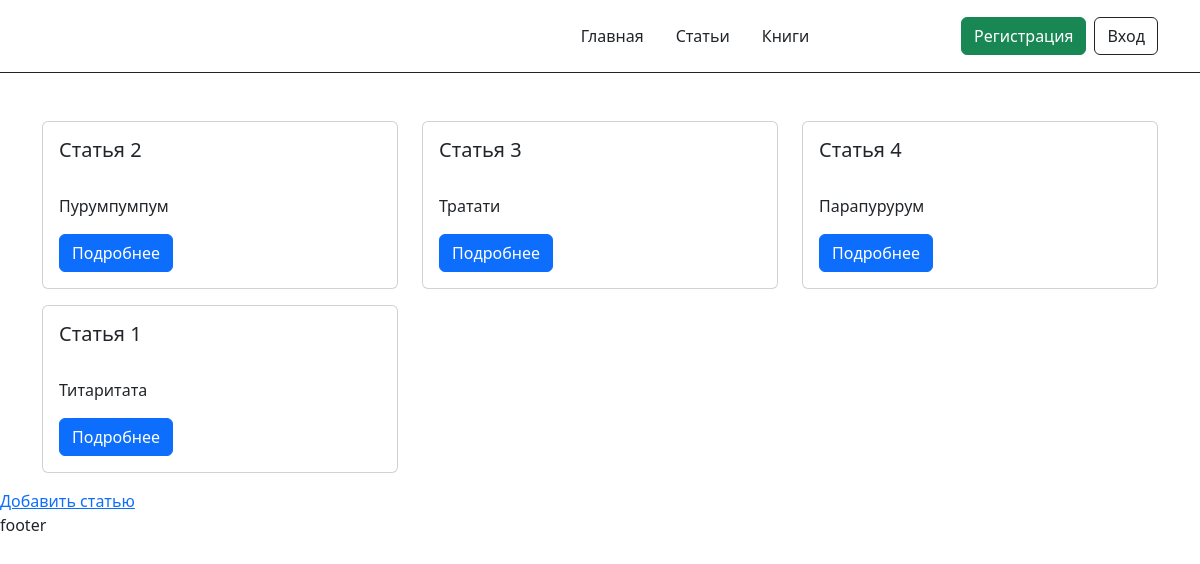
/articles/, run on an earlier commit of the app's database.
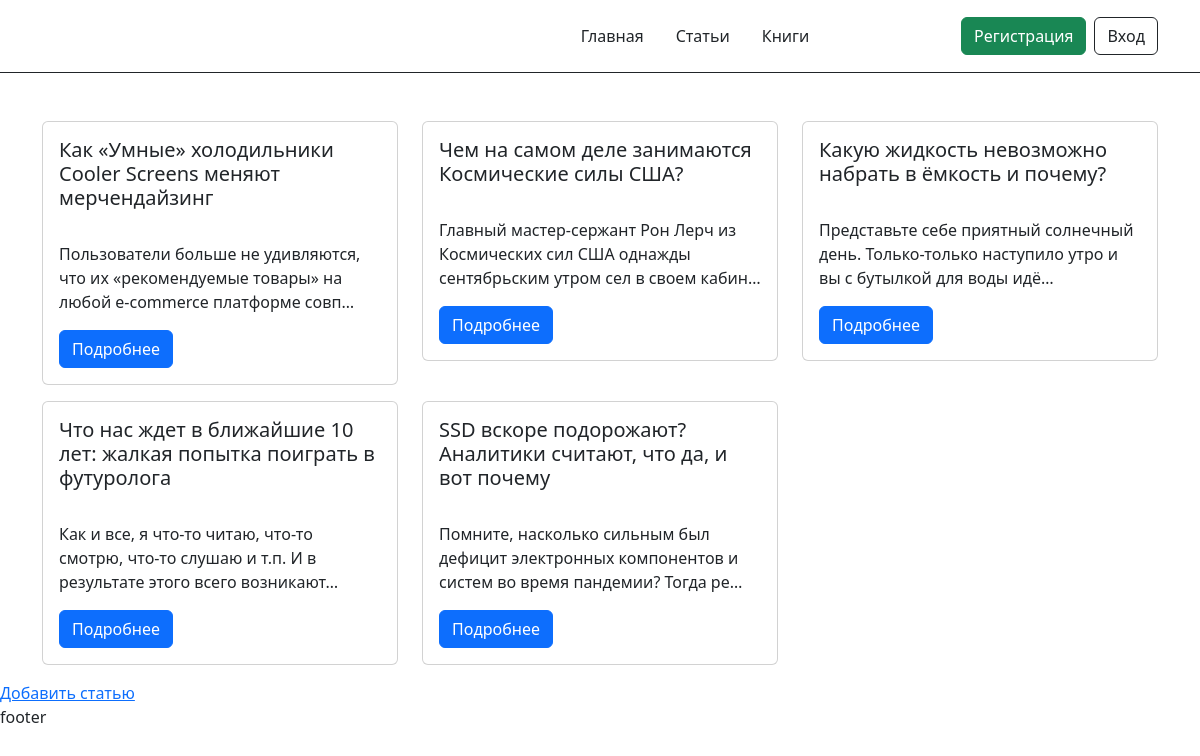
And on a later commit of the database.
### classviewshome/models.py (models this page shows, shortened)
class Article(models.Model):
    title = models.CharField(max_length=100, verbose_name="Заголовок")
    text = models.TextField(verbose_name="Текст")

### classviewshome/views.py (the view)
# urls.py: path('articles/', ArticleListView.as_view(), name='article_list'),
class ArticleListView(ListView):
    model = Article  #  articles = Article.objects.all()

### classviewshome/templates/classviewshome/article_list.html (shortened to what this page needs)
{% extends "base.html" %}
{% block content %}
<div class="container">
    <div class="row">
        {% for article in article_list %}
          <div class="col-12 md-6 col-xl-4 col-xxl-3 mb-2 mb-md-3">
            <div class="card">
              <div class="card-body">
                <h5 class="card-title">{{ article.title }}</h5>
                <p class="card-text">{{ article.text|truncatechars:100 }}</p>
                <a href="{% url 'article_detail' article.pk %}" class="btn btn-primary">Подробнее</a>
              </div>
            </div>
          </div>
        {% endfor %}
        </div>
    </div>
<div><a href="{% url 'create_article' %}">Добавить статью</a></div>
{% endblock content %}

What changed in the data, as far as the page shows it:
removed Article: title "Статья 2", text "Пурумпумпум"
removed Article: title "Статья 3", text "Тратати"
removed Article: title "Статья 4", text "Парапурурум"
removed Article: title "Статья 1", text "Титаритата"
added Article: title "Как «Умные» холодильники Cooler Screens меняют мерчендайзинг", text "Пользователи больше не удивляются, что их «рекомендуемые товары» на любой e-commerce платформе совп…"
added Article: title "Чем на самом деле занимаются Космические силы США?", text "Главный мастер-сержант Рон Лерч из Космических сил США однажды сентябрьским утром сел в своем кабин…"
added Article: title "Какую жидкость невозможно набрать в ёмкость и почему?", text "Представьте себе приятный солнечный день. Только-только наступило утро и вы с бутылкой для воды идё…"
added Article: title "Что нас ждет в ближайшие 10 лет: жалкая попытка поиграть в футуролога", text "Как и все, я что-то читаю, что-то смотрю, что-то слушаю и т.п. И в результате этого всего возникают…"
added Article: title "SSD вскоре подорожают? Аналитики считают, что да, и вот почему", text "Помните, насколько сильным был дефицит электронных компонентов и систем во время пандемии? Тогда ре…"
